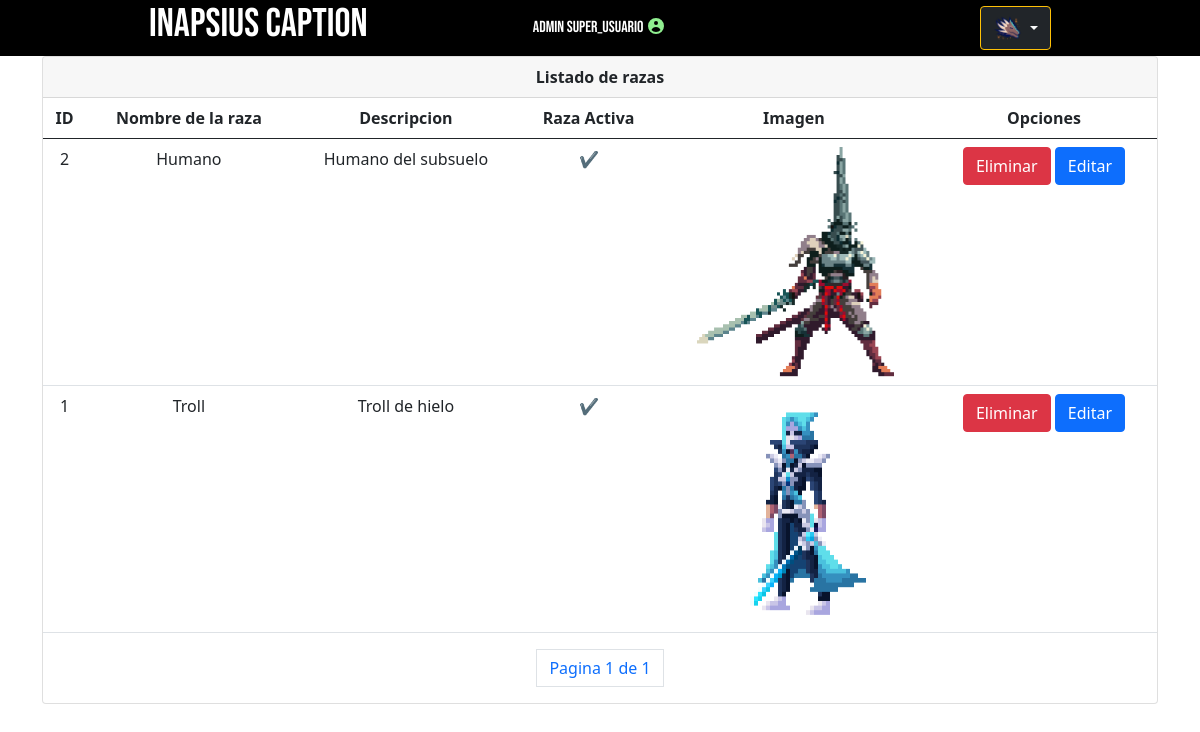
Screenshot of /razas/listar_razas/ (signed in) with the database file from the repository.
### apps/usuario/models.py (models this page shows, shortened)
class Usuario(AbstractBaseUser,PermissionsMixin):
    class Types(models.TextChoices):
        GAMEMASTER = 'GAMEMASTER','Gamemaster'
        JUGADOR = 'JUGADOR', 'Jugador'
    type = models.CharField(_('Rol'), choices=Types.choices, default=Types.JUGADOR , max_length=30)
    username = models.CharField('Nombre usuario', max_length=30, unique=True)
    email = models.EmailField('Correo electronico', max_length=250, unique= True)
    nombre = models.CharField('Nombre', max_length=30)
    apellido = models.CharField('Apellido', max_length=30)
    is_active = models.BooleanField(default= True)
    is_staff = models.BooleanField('Es miembro del staff',default= False)
    objects = UsuarioManager()
    USERNAME_FIELD = 'username'
    REQUIRED_FIELDS = ['email','nombre','apellido']

### apps/raza/models.py (models this page shows, shortened)
class Raza(models.Model):
    id = models.AutoField(primary_key=True)
    nombre = models.CharField('Nombre de la raza',max_length=50, blank=False, null= False)
    descripcion = models.TextField('Detalle de la raza',max_length=200, blank=False, null= False)
    imagen = models.ImageField('Imagen de la raza', upload_to='raza/', height_field=None, width_field=None,null=True,blank=True, max_length=200 )
    estado = models.BooleanField('Raza activa',default= False)
    dañoFisico = models.IntegerField('Daño fisico base', default=10)
    dañoMagico = models.IntegerField('Daño magico base', default=10)
    resistFisica = models.IntegerField('Armadura fisica', default=10)
    resistMagica = models.IntegerField('Armadura magica', default=10)
    class Meta:
        verbose_name = 'raza'
        verbose_name_plural = 'Razas'
        ordering = ['nombre']

### apps/raza/views.py (the view)
# urls.py: path('listar_razas/',ListarRaza.as_view(), name= 'listar_raza'),
class ListarRaza(LoginStaffMixin,ListView):
    model = Raza
    template_name = "razas/opciones/listar_razas.html"
    paginate_by = 5
    def get_queryset(self):
        objeto = self.model.objects.all()
        if self.model.objects.filter(estado = False):
            return objeto
        else:
            return objeto

### apps/usuario/mixins.py (called while the page is built)
    def dispatch(self, request, *args, **kwargs):
        if request.user.is_authenticated:
            if request.user.is_staff:
                return super().dispatch(request, *args, **kwargs)
        return redirect('index')

### templates/razas/opciones/listar_razas.html
{% extends 'home.html' %}
{% block contenido %}
<div  class="container" >
    {% if object_list %}
    <div class="card">
        <div class="card-header text-center">
            <strong class="card-title ">Listado de razas </strong>
        </div>
        <div class=" table-stats order-table ov-h">
            <table class="table table-responsive">
                <thead>
                    <tr class="text-center">
                        <th>ID</th>
                        <th>Nombre de la raza</th>
                        <th>Descripcion</th>
                        <th>Raza Activa</th>
                        <th>Imagen</th>
                        <th>Opciones</th>
                    </tr>
                </thead>
                <tbody>
                    {% for raza in object_list %}
                        <tr class="text-center">
                            <td> {{ raza.id }} </td>
                            <td> {{ raza.nombre }} </td>
                            <td> {{ raza.descripcion }} </td>
                            {% if raza.estado == True %}
                            <td> &#10004;</td>
                            {% else %}
                            <td>&#x2718;</td>
                            {% endif %}
                            {% if raza.imagen %}
                                <td> <img height="230" width="200" src="{{ raza.imagen.url }}"></td>
                            {% else %}
                            <td>no hay imagen</td>
                            {% endif %}
                            <td>
                                <a href="{% url 'razas:borrar_raza' raza.id %}" class="btn btn-danger">Eliminar</a>
                                <a href="{% url 'razas:editar_raza' raza.id %}" class="btn btn-primary">Editar</a>
                            </td>
                        </tr>
                    {% endfor %}
                </tbody>
            </table>
            {% block paginacion %}
                {% include 'components/paginacion.html' %}
            {% endblock paginacion %}
        </div>
    </div>
{% else %}
<h1><strong><b>No existen razas registradas</b></strong></h1>
{% endif %}
</div>
{% endblock contenido %}

### templates/home.html (shortened to what this page needs)
{% extends 'base.html' %}
{% block header %}
        {% include 'components/header.html' %}
{% endblock  %}

### templates/base.html (shortened to what this page needs)
{% load static %}
<!DOCTYPE html>
<html lang="en">
<head>
    <link rel="stylesheet" type='text/css' href="{% static 'css/style.css' %}">
    <link href="https://cdn.jsdelivr.net/npm/bootstrap@5.0.2/dist/css/bootstrap.min.css" rel="stylesheet">
</head>
<body >
    <header id="he">
        {% block header %}
        {% endblock  %}
    </header>
    <main >
        {% block contenido %}{% endblock contenido %}
    </main>
</body>
</html>

### templates/components/header.html (shortened to what this page needs)
{% load static %}
{% block header %}
<div class="header ">
  <div class="header-sup">
    <h1><a style="text-decoration: none; color:white;" href="{% url 'index' %}">Inapsius Caption</a></h1>
  </div>
  {% if user.last_login %}
  {% if user.is_superuser%}
  <p class="m-3 text-center" > ADMIN {{user.username}} <svg xmlns="http://www.w3.org/2000/svg" width="20" viewBox="0 0 20 20" fill="lightgreen">
          <path fill-rule="evenodd" d="M18 10a8 8 0 11-16 0 8 8 0 0116 0zm-6-3a2 2 0 11-4 0 2 2 0 014 0zm-2 4a5 5 0 00-4.546 2.916A5.986 5.986 0 0010 16a5.986 5.986 0 004.546-2.084A5 5 0 0010 11z" clip-rule="evenodd" />
  </svg></p>
  {% endif %}
  {% endif %}
    <div class="btn-group">
        <button type="button" class="btn btn-warning dropdown-toggle bg-dark text-light" data-bs-toggle="dropdown" aria-expanded="false">
          <img src="{% static 'img/icon.png' %}" width="30">
        </button>
      </div>
</div>
{% endblock  %}

### templates/components/paginacion.html (shortened to what this page needs)
<nav class="d-flex justify-content-center">
    <ul class="pagination">
        <li class="page-item">
            <span class='page-link mx-4'>Pagina {{ page_obj.number }} de {{ page_obj.paginator.num_pages }}</span>
        </li>
    </ul>
</nav>

### rolgame/static/css/style.css (style rules this page uses)
* { margin: 0; padding: 0; box-sizing: border-box; }
.header { width: 100%; display: flex; justify-content: space-evenly; background: #000000; text-align: center; align-items: center; font-family: 'Bebas Neue', cursive; color: white; }

### rows the page displays
Usuario: username "super_usuario"
Raza: id "2", nombre "Humano", descripcion "Humano del subsuelo", imagen (picture)
Raza: id "1", nombre "Troll", descripcion "Troll de hielo", imagen (picture)

### other values shown
{{ page_obj.number }} "1"
{{ page_obj.paginator.num_pages }} "1"
